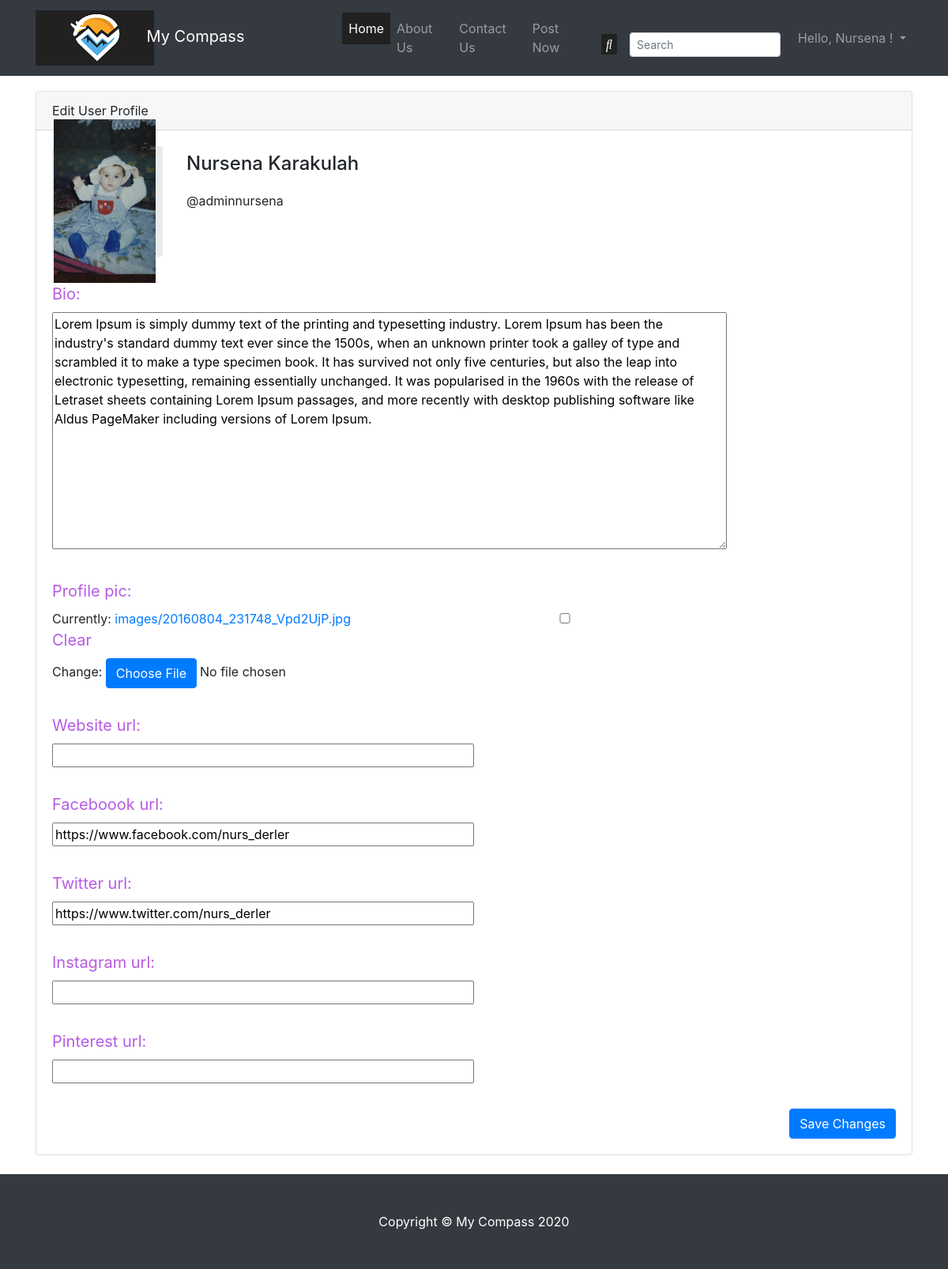
Page /users/edit_profile_page/1 (signed in) on the committed database.
### entries/models.py (models this page shows, shortened)
class Profile(models.Model):
    bio = models.TextField()
    profile_pic = models.ImageField(upload_to='images/', blank=True, null=True)
    website_url = models.CharField(max_length=255, null=True, blank=True)
    faceboook_url = models.CharField(max_length=255, null=True, blank=True)
    twitter_url = models.CharField(max_length=255, null=True, blank=True)
    instagram_url = models.CharField(max_length=255, null=True, blank=True)
    pinterest_url = models.CharField(max_length=255, null=True, blank=True)
    user = models.OneToOneField(User, on_delete=models.CASCADE, null=True)

### users/views.py (the view, shortened to what this page needs)
# urls.py: path('edit_profile_page/<int:pk>', EditProfilePageView.as_view(), name='edit_profile_page'),
class EditProfilePageView(SuccessMessageMixin, generic.UpdateView):
    model = Profile
    template_name = 'users/edit_profile_page.html'
    fields = ['bio', 'profile_pic', 'website_url', 'faceboook_url', 'twitter_url', 'instagram_url', 'pinterest_url']
    success_url = "user_profile/???pk???"
    success_message = "Your profile updated."

### users/templates/users/edit_profile_page.html (shortened to what this page needs)
{% extends "entries/base.html" %}
{% load static %}
{% block content %}
    {% if user.is_authenticated %}
        {% if request.user.id == profile.user.id %}
            <div class="col-md-12 col-lg-12 col-sm-12" style="margin-top: 2%;">
                <div class="card mb-4">
                    <div class="card-header">
                        Edit User Profile
                    </div>
                    <div class="card-body">
                        <div class="row">
                            <div class="col-12 col-sm-auto mb-3">
                                <div class="mx-auto" style="width: 140px;">
                                    <div class="d-flex justify-content-center align-items-center rounded"
                                         style="height: 140px; background-color: rgb(233, 236, 239);"><span
                                            style="color: rgb(166, 168, 170); font: bold 8pt Arial;">
                                        {% if profile.profile_pic %}
                                            <img src="{{ profile.profile_pic.url }}" class="profile-pic">
                                        {% else %}
                                            <img class="profile-pic"
                                                 src="{% static 'djangoProject/images/profile2.png' %}">
                                        {% endif %}</span>
                                    </div>
                                </div>
                            </div>
                            <div class="col d-flex flex-column flex-sm-row justify-content-between mb-3">
                                <div class="text-center text-sm-left mb-2 mb-sm-0"><h4
                                        class="pt-sm-2 pb-1 mb-0 text-nowrap">{{ profile.user.first_name }} {{ profile.user.last_name }}</h4>
                                    <p class="mb-0">@{{ profile.user.username }}</p>
                                </div>
                            </div>
                        </div>
                        <div class="form-group">
                            <form method="post" enctype="multipart/form-data">
                                {{ form.as_p }}
                                <button class="btn btn-primary" style="float: right;">Save Changes</button>
                            </form>
                        </div>
                    </div>
                </div>
            </div>
        {% else %}
            You are not the correct user to edit this page...
        {% endif %}
    {% else %}
        You are not allowed here!!!
    {% endif %}
{% endblock %}

### entries/templates/entries/base.html (shortened to what this page needs)
{% load static %}
<!DOCTYPE html>
<html lang="en">
<head>
    <link href="{% static 'entries/vendor/bootstrap/css/bootstrap.min.css' %}" rel="stylesheet">
    <link href="{% static 'entries/css/delete-modal.css' %}" rel="stylesheet">
    <link href="{% static 'entries/css/style.css' %}" rel="stylesheet">
    <link rel="stylesheet" href="https://cdnjs.cloudflare.com/ajax/libs/font-awesome/4.7.0/css/font-awesome.min.css">
    <link rel="stylesheet" id="ecommerce.css-css"
          href="https://mdbcdn.b-cdn.net/wp-content/themes/mdbootstrap4/css/compiled-ecommerce-4.18.0.min.css?ver=4.18.0"
          type="text/css" media="all">
</head>
<body>
<div class="header-wrapper">
    <div class="container">
        <header role="banner">
            <nav class="navbar navbar-expand-lg navbar-dark bg-dark fixed-top">
                <div class="container">
                    <div class="logo-brand">
                        <a class="navbar-brand" href="{% url 'blog-home' %}">
                            <img src="{% static 'djangoProject/images/logo-9.png' %}"
                                 style="width: 150px;height: 70px;">
                        </a>
                        <a class="navbar-brand" href="{% url 'blog-home' %}" style="margin-left: -30px;">My Compass</a>
                    </div>
                    <div class="collapse navbar-collapse" id="navbarResponsive">
                        <ul class="navbar-nav mr-auto" style="margin-left: 13% !important;">
                            <li class="nav-item active">
                                <a class="nav-link blog-home" href="{% url 'blog-home' %}">Home
                                </a>
                            </li>
                            <li class="nav-item">
                                <a class="nav-link" href="{% url 'aboutus' %}">About Us </a>
                            </li>
                            <li class="nav-item">
                                <a class="nav-link" href="{% url 'contactus' %}">Contact Us </a>
                            </li>
                            {% if user.is_authenticated %}
                                <li class="nav-item">
                                <a class="nav-link" href="{% url 'create_entry' %}">Post Now</a>
                            {% endif %}
                        </ul>
                        <ul class="navbar-nav ml-auto">
                            <form action="{% url 'search' %}" method="GET"
                                  class="form-inline d-flex justify-content-center md-form form-sm mt-3">
                                <button class="search-button" type="submit"><i class="fas fa-search text-white"
                                                                               aria-hidden="true"></i></button>
                                <input id="query" name="search" class="form-control form-control-sm ml-3 w-75"
                                       type="text"
                                       placeholder="Search" aria-label="Search" value="{{ request.GET.search }}"
                                       aria-label="Search">
                            </form>
                        </ul>
                        <div class="form-inline my-2 my-lg-2">
                            <ul class="navbar-nav profile-menu-drop-down">
                                {% if user.is_authenticated %}
                                    <li class="nav-item dropdown">
                                        <a class="nav-link dropdown-toggle" href="#" id="navbarDropdownMenuLink"
                                           role="button"
                                           data-toggle="dropdown" aria-haspopup="true" aria-expanded="false">Hello,
                                            {{ request.user.first_name }} !
                                        </a>
                                    </li>
                                {% else %}
                                    <a href="{% url 'register' %}" class="btn btn-warning">Sign Up</a>
                                {% endif %}
                            </ul>
                        </div>
                    </div>
                </div>
            </nav>
        </header>
    </div>
</div>
<div class="container" style="margin-top: 3%;">
    <div class="row">
        {% block content %} {% endblock %}
    </div>
</div>
<footer class="py-5 bg-dark">
    <div class="container">
        <p class="m-0 text-center text-white">Copyright &copy; My Compass 2020</p>
    </div>
</footer>
</body>
</html>

### entries/static/entries/css/style.css (style rules this page uses)
.profile-pic { margin: 0 auto; height: 207px !important; width: 95% !important; object-fit: cover; }
.search-button { color: #212121; background-color: #212121 !important; border: none !important; }
.blog-home { background-color: rgb(33 33 33) !important; }
body { padding-top: 56px; }

### users/templates/users/edit_profile_page.html (style rules this page uses)
p { margin-top: 1rem; margin-bottom: 2rem; }
label { display: inline-block; margin-bottom: .5rem; margin-right: 2%; width: 100%; color: #b65be4; font-size: 20px; font-weight: 400; }
input { width: 50%; }
textarea#id_bio { height: 300px; width: 80%; }

### rows in the picture
Profile: profile_pic (picture), user.first_name "Nursena", user.last_name "Karakulah", user.username "adminnursena", bio "Lorem Ipsum is simply dummy text of the printing and typesetting industry. Lorem Ipsum has been the industry's standard dummy text ever since the 1500s, when an unknown printer took a galley of type and scrambled it to make a type specimen book. It has survived not only five centuries, but also the leap into electronic typesetting, remaining essentially unchanged. It was popularised in the 1960s with the release of Letraset sheets containing Lorem Ipsum passages, and more recently with desktop publishing software like Aldus PageMaker including versions of Lorem Ipsum.", faceboook_url "https://www.facebook.com/nurs_derler", twitter_url "https://www.twitter.com/nurs_derler"

### other values in the picture
{{ request.user.first_name }} "Nursena"
